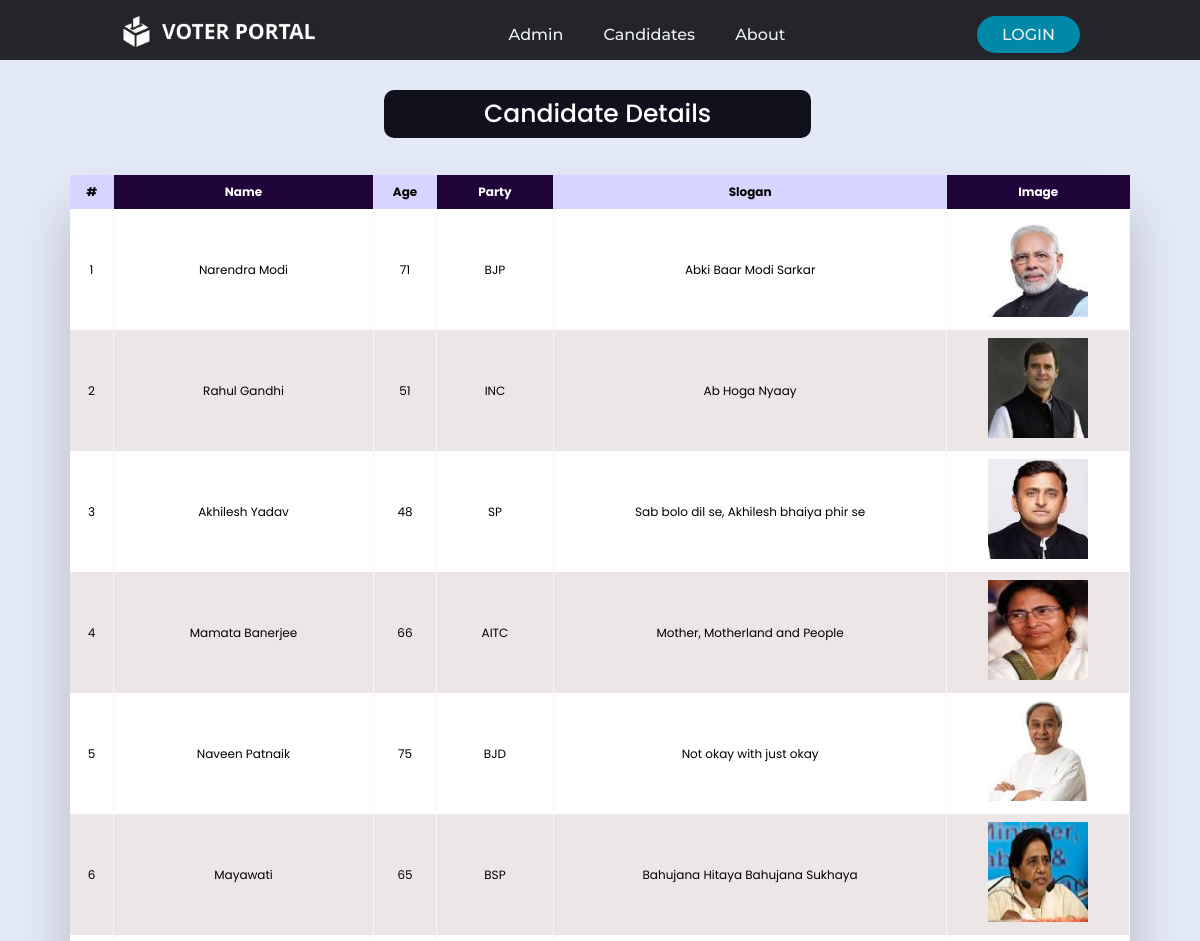
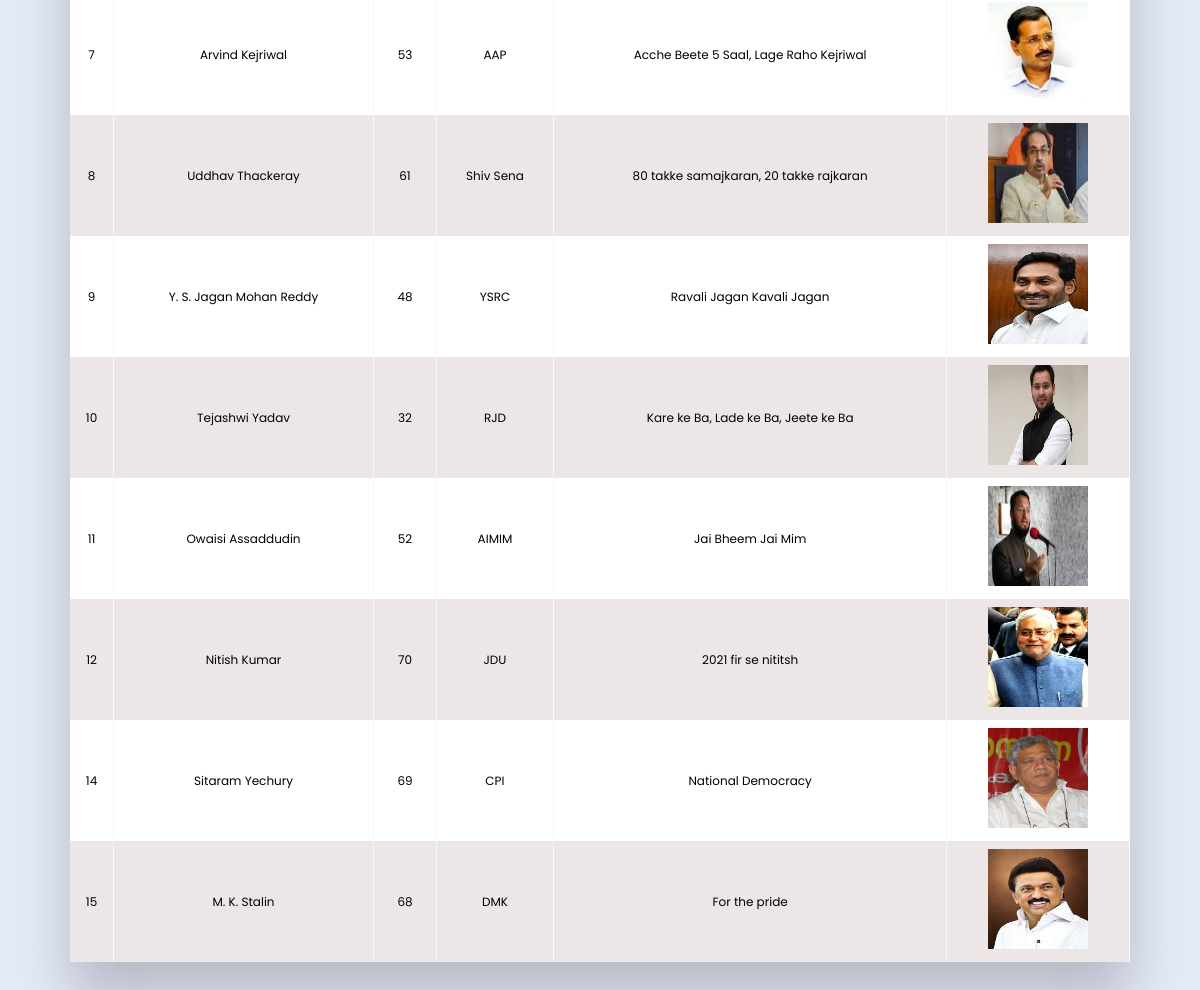
/candidates.php, run on the app's committed database (2 pictures, top to bottom).
### tables this page shows
CREATE TABLE `candidatedetails` (
  `ID` int(11) NOT NULL,
  `Name` varchar(30) NOT NULL,
  `Age` int(100) NOT NULL,
  `Party` varchar(255) NOT NULL,
  `Slogan` varchar(255) NOT NULL,
  `Votes` int(100) NOT NULL,
  `Image` varchar(350) DEFAULT NULL
);

### candidates.php (the view, shortened to what this page needs)
<?php
include 'db_connection.php';
$sql = "SELECT * FROM candidatedetails ORDER BY ID ASC ";
$result = $mysqli->query($sql);
?>
<!DOCTYPE html>
<html lang="en" dir="ltr">
<head>
  <link rel="stylesheet" href="./css/sidebar.css">
  <link rel="stylesheet" href="./css/table.css">
  <link rel="stylesheet" href="./css/navbar.css">
</head>
<body>
  <header style="position:relative;">
    <a class="logo" href="/Online-Voting-System-main"><img src="images/image1.png" style="height:36px; width:197px"
        alt="logo"></a>
    <nav>
      <ul class="nav__links">
        <li><a href="./AdminLogin.php">Admin</a></li>
        <li><a href="./candidates.php">Candidates</a></li>
        <li><a href="#">About</a></li>
      </ul>
    </nav>
    <a class="cta" href="./Login.php">LOGIN</a>
  </header>
  <section class="home-section" style="width: 100%;margin-left: -78px;margin-top: 60px">
    <div class="heading">Candidate Details</div><br>
    <div class="container">
      <div class="table-wrapper" style="margin:90px 70px 70px">
        <table class="fl-table">
          <thead>
            <tr>
              <th>#</th>
              <th>Name</th>
              <th>Age</th>
              <th>Party</th>
              <th>Slogan</th>
              <th>Image</th>
            </tr>
          </thead>
          <tbody>
            <?php
                while($rows=$result->fetch_assoc())
                {
              ?>
            <tr>
              <td><?php echo $rows['ID'];?></td>
              <td><?php echo $rows['Name'];?></td>
              <td><?php echo $rows['Age'];?></td>
              <td><?php echo $rows['Party'];?></td>
              <td><?php echo $rows['Slogan'];?></td>
              <td><?php echo '<img src="'.$rows['Image'].'" alt="Image" style="width: 100px; height: 100px;">';?></td>
            </tr>
            <?php
                }
             ?>
        </table>
      </div>
  </section>
</body>
</html>

### css/sidebar.css (style rules this page uses)
* { margin: 0; padding: 0; box-sizing: border-box; font-family: "Poppins" , sans-serif; }
.home-section { position: absolute; background: #E4E9F7; min-height: 100vh; top: 0; left: 78px; width: calc(100% - 78px); transition: all 0.5s ease; overflow-y: auto; }
.home-section .heading { display: absolute; color: #ffffff; position: absolute; font-size: 25px; font-weight: 500; margin-top: 30px; margin-left: 32%; z-index: 99; background-color: #11101D ; padding: 5px 100px 5px 100px; border-radius: 10px; }

### css/table.css (style rules this page uses)
* { box-sizing: border-box; -webkit-box-sizing: border-box; -moz-box-sizing: border-box; }
body { font-family: Helvetica; -webkit-font-smoothing: antialiased; background: rgba( 71, 147, 227, 1); }
.table-wrapper { margin: 10px 70px 70px; box-shadow: 0px 35px 50px rgba( 0, 0, 0, 0.2 ); }
.fl-table { border-radius: 5px; font-size: 12px; font-weight: normal; border: none; border-collapse: collapse; width: 100%; max-width: 100%; white-space: nowrap; background-color: white; }
.fl-table td, .fl-table th { text-align: center; padding: 8px; }
.fl-table td { border-right: 1px solid #f8f8f8; font-size: 12px; }
.fl-table thead th { color: #ffffff; background: #20053b; }
.fl-table thead th:nth-child(odd) { color: #000000; background: #d7d4ff; }
.fl-table tr:nth-child(even) { background: #ece6e6; }

### css/navbar.css (style rules this page uses)
* { box-sizing: border-box; margin: 0; padding: 0; }
header { display: flex; justify-content: space-between; align-items: center; padding: 13px 10%; background-color: #24252a; }
.logo { cursor: pointer; }
.nav__links a, .cta, .overlay__content a { font-family: "Montserrat", sans-serif; font-weight: 500; color: #edf0f1; text-decoration: none; }
.nav__links { list-style: none; display: flex; }
.nav__links li { padding: 0px 20px; }
.nav__links li a { transition: color 0.3s ease 0s; }
.cta { padding: 9px 25px; background-color: rgba(0, 136, 169, 1); border: none; border-radius: 50px; cursor: pointer; transition: background-color 0.3s ease 0s; }

### data on the page
candidatedetails: ID "1", Name "Narendra Modi", Age "71", Party "BJP", Slogan "Abki Baar Modi Sarkar", Image (picture)
candidatedetails: ID "2", Name "Rahul Gandhi", Age "51", Party "INC", Slogan "Ab Hoga Nyaay", Image (picture)
candidatedetails: ID "3", Name "Akhilesh Yadav", Age "48", Party "SP", Slogan "Sab bolo dil se, Akhilesh bhaiya phir se", Image (picture)
candidatedetails: ID "4", Name "Mamata Banerjee", Age "66", Party "AITC", Slogan "Mother, Motherland and People", Image (picture)
candidatedetails: ID "5", Name "Naveen Patnaik", Age "75", Party "BJD", Slogan "Not okay with just okay", Image (picture)
candidatedetails: ID "6", Name "Mayawati", Age "65", Party "BSP", Slogan "Bahujana Hitaya Bahujana Sukhaya", Image (picture)
candidatedetails: ID "7", Name "Arvind Kejriwal", Age "53", Party "AAP", Slogan "Acche Beete 5 Saal, Lage Raho Kejriwal", Image (picture)
candidatedetails: ID "8", Name "Uddhav Thackeray", Age "61", Party "Shiv Sena", Slogan "80 takke samajkaran, 20 takke rajkaran", Image (picture)
candidatedetails: ID "9", Name "Y. S. Jagan Mohan Reddy", Age "48", Party "YSRC", Slogan "Ravali Jagan Kavali Jagan", Image (picture)
candidatedetails: ID "10", Name "Tejashwi Yadav", Age "32", Party "RJD", Slogan "Kare ke Ba, Lade ke Ba, Jeete ke Ba", Image (picture)
candidatedetails: ID "11", Name "Owaisi Assaddudin", Age "52", Party "AIMIM", Slogan "Jai Bheem Jai Mim", Image (picture)
candidatedetails: ID "12", Name "Nitish Kumar", Age "70", Party "JDU", Slogan "2021 fir se nititsh", Image (picture)
candidatedetails: ID "14", Name "Sitaram Yechury", Age "69", Party "CPI", Slogan "National Democracy", Image (picture)
candidatedetails: ID "15", Name "M. K. Stalin", Age "68", Party "DMK", Slogan "For the pride", Image (picture)
